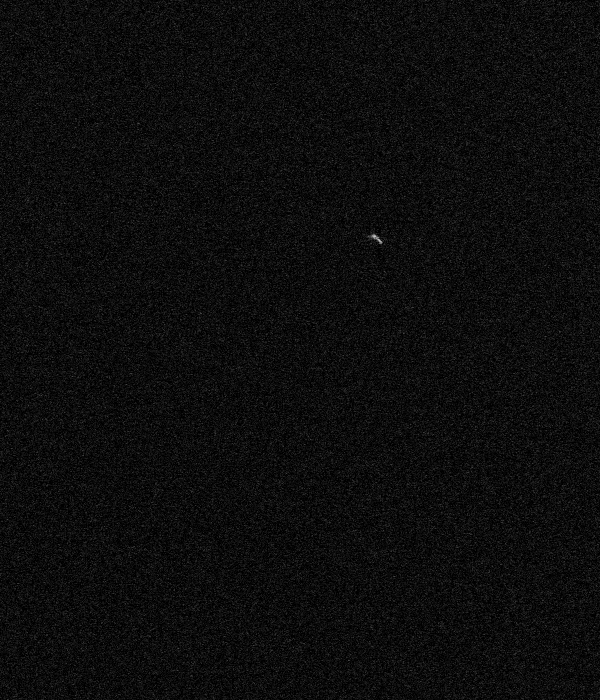
#> input picture data/ship/700_ship.png, 600 x 700 px, found by its file name
$ jupyter execute 3_5_1_ship_signal_distribution.ipynb
#> lines starting #> are read from the running program, lines starting #| are printed output that depends on the picture; after the words box and inside, x2 and y2 are one past the last pixel; in counts of white or black regions, pixels touching at a corner belong together
# ３章５節１項 船舶の信号分布の解析

## 概要
海上船舶の後方散乱の解析を行います。

## 使用データ

| 項目 | 情報 |
| ---- | ---- |
| 衛星 | Sentinel-1 |
| データリンク | [Github](../data/ship/700_ship.png) |
| 画像クレジット| © ESA Copernicus Sentinel-1 |

## Ship Signal Analysis

[cell 1]
import os
import numpy as np
import warnings
import tifffile
import cv2
import matplotlib.pyplot as plt
warnings.filterwarnings("ignore")

PATH_OUTPUT = os.path.join('output', f'3_5_1')
os.makedirs(PATH_OUTPUT, exist_ok=True)

[cell 2]
input_image = cv2.imread("700_ship.png", cv2.IMREAD_GRAYSCALE)
#> input_image is the input picture: shape (700, 600); min 0, max 198, mean 12.9

[cell 3]
pixel_ship_center = np.array((238, 376))

[cell 4]
background_size = 36  # 背景領域のサイズ
pixel_size = 8        # ピクセルのブロックサイズ


pixel_block = input_image[
    pixel_ship_center[0]-background_size//2:pixel_ship_center[0]+background_size//2,
    pixel_ship_center[1]-background_size//2:pixel_ship_center[1]+background_size//2,]
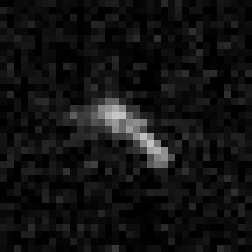
#> pixel_block: shape (36, 36) (shown 7 times larger); min 0, max 198, mean 18

mask_foreground = np.zeros_like(pixel_block, dtype='bool')
mask_foreground[
    background_size//2-pixel_size//2:background_size//2+pixel_size//2,
    background_size//2-pixel_size//2:background_size//2+pixel_size//2,] = True

# center the ship in the block
pixel_foreground = pixel_block[mask_foreground]
#> pixel_foreground = 64 values, max 198 at index 18, min 0 at index 5, mean 81.45
pixel_background = pixel_block[~mask_foreground]
#> pixel_background = 1232 values, max 176 at index 714, min 0 at index 43, mean 14.73

mask_foreground_img = mask_foreground.astype('uint8') * 255

# plot the blocks
plt.figure(figsize=(12, 5), facecolor='w' , edgecolor='k', dpi=100)
plt.subplot(1, 3, 1)
plt.imshow(pixel_block, cmap='gray')
plt.imshow(mask_foreground_img, cmap='plasma', alpha=0.5)
plt.title('Foreground Block')
plt.subplot(1, 3, 2)
plt.imshow(pixel_block, cmap='gray')
plt.imshow(255 - mask_foreground_img, cmap='plasma', alpha=0.5)
plt.title('Background Block')
plt.subplot(1, 3, 3)
plt.imshow(pixel_block, cmap='gray')
plt.title('Ship Block')
plt.tight_layout()
plt.savefig(os.path.join(PATH_OUTPUT, 'cfar_blocks.png'))
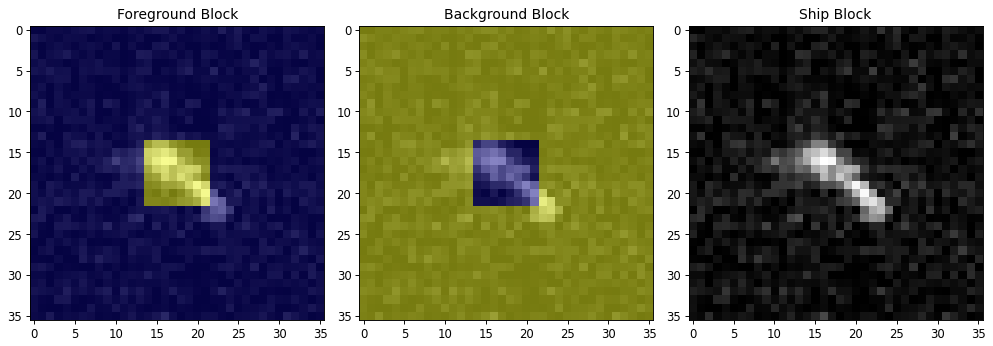
#> figure drawn by matplotlib, 3 panels
plt.show();plt.clf();plt.close()

# plot histogram
plt.figure(figsize=(12, 4), facecolor='w' , edgecolor='k', dpi=100)
plt.hist(pixel_foreground.ravel(), bins=background_size, color='r', alpha=0.5,
         label='Foreground',density=True)
plt.hist(pixel_background.ravel(), bins=background_size, color='b', alpha=0.5,
         label='Background',density=True)
plt.legend()
plt.ylabel('Probability Density')
plt.xlabel('Pixel Intensity')
plt.title('Pixel Intensity Histogram')
plt.tight_layout()
plt.savefig(os.path.join(PATH_OUTPUT, 'cfar_histogram.png'))
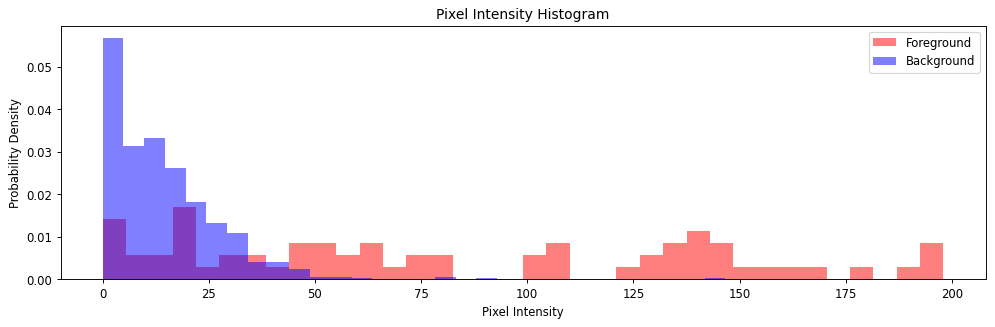
#> figure drawn by matplotlib, 1 panel; tallest bar 0.017 high, from x = 16.5 to 22; tallest bar 0.0568 high, from x = 0 to 4.89
plt.show();plt.clf();plt.close()

[cell 5]
# gaussian fit
from scipy.stats import norm

def gaussian(x, mu, sigma):
    return 1/(sigma * np.sqrt(2 * np.pi)) * np.exp(- (x - mu)**2 / (2 * sigma**2))

def fit_gaussian(data):
    mu, std = norm.fit(data)
#> mu = 81.45; std = 59.74
    return mu, std

foreground_mu, foreground_std = fit_gaussian(pixel_foreground)
#> foreground_mu = 81.45; foreground_std = 59.74
background_mu, background_std = fit_gaussian(pixel_background)
#> background_mu = 14.73; background_std = 15.96

print(f"Foreground: mu={foreground_mu:.2f}, std={foreground_std:.2f}")
#| Foreground: mu=81.45, std=59.74
print(f"Background: mu={background_mu:.2f}, std={background_std:.2f}")
#| Background: mu=14.73, std=15.96

[cell 6]
threshold_strong, threshold_weak = 4, 3
sum_foreground = np.sum(pixel_foreground)
#> sum_foreground = 5213
sum_background = np.sum(pixel_background)
#> sum_background = 18142

norm_foreground = sum_foreground / len(pixel_foreground)
#> norm_foreground = 81.45
norm_background = sum_background / len(pixel_background)
#> norm_background = 14.73

print(f"Foreground Norm: {norm_foreground:.2f} | Background Norm: {norm_background:.2f}")
#| Foreground Norm: 81.45 | Background Norm: 14.73

score_strong = threshold_strong * norm_background
#> score_strong = 58.9
score_weak = threshold_weak * norm_background
#> score_weak = 44.18
norm_block = np.mean(pixel_block)
#> norm_block = 18.02

print(f"Check --> Score: {score_strong:.2f} VS Block Norm: {norm_block:.2f}")
#| Check --> Score: 58.90 VS Block Norm: 18.02

[cell 7]
# plot histogram
plt.figure(figsize=(12, 4), facecolor='w' , edgecolor='k', dpi=100)
plt.hist(pixel_foreground.ravel(), bins=background_size, color='r', alpha=0.5,
         label='Foreground',density=True)
plt.hist(pixel_background.ravel(), bins=background_size, color='b', alpha=0.5,
            label='Background',density=True)
plt.plot(np.linspace(0, 200, 1000),
         gaussian(np.linspace(0, 200, 1000), foreground_mu, foreground_std),
            color='r', linestyle='--', label='Foreground Gaussian Fit')
plt.plot(np.linspace(0, 200, 1000),
         gaussian(np.linspace(0, 200, 1000), background_mu, background_std),
            color='b', linestyle='--', label='Background Gaussian Fit')
plt.axvline(score_strong, color='y', linestyle='-', label=f'Score [Threshold={threshold_strong}]')
plt.axvline(score_weak, color='orange', linestyle='-', label=f'Score [Threshold={threshold_weak}]')
plt.axvline(norm_block, color='b', linestyle='-', label='Block Average')

plt.legend()
plt.ylabel('Probability Density')
plt.xlabel('Pixel Intensity')
plt.title('Pixel Intensity Histogram with Gaussian Fit')
plt.tight_layout()
plt.savefig(os.path.join(PATH_OUTPUT, 'cfar_histogram_fit.png'))
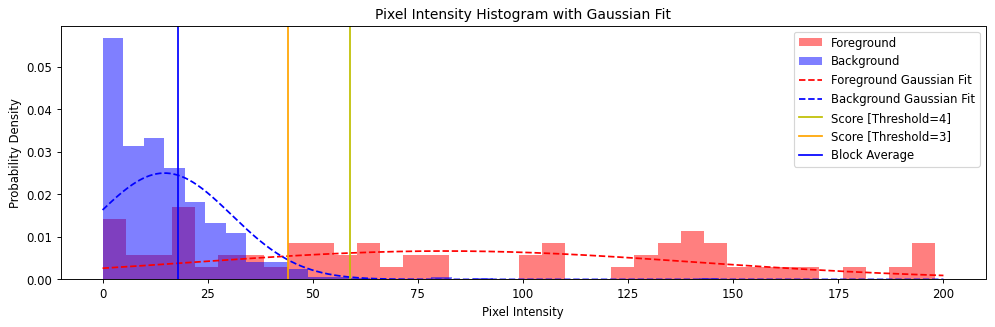
#> figure drawn by matplotlib, 1 panel; tallest bar 0.017 high, from x = 16.5 to 22; tallest bar 0.0568 high, from x = 0 to 4.89; curve peaks at x = 81.48, y = 0.00668; curve peaks at x = 14.81, y = 0.025
plt.show();plt.clf();plt.close()

is_ship_strong = pixel_block > score_strong
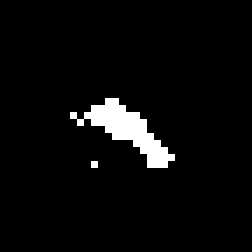
#> is_ship_strong: shape (36, 36) bool (shown 7 times larger); 4.1% white; 2 white regions (1 under 20 px), largest, box (x1, y1, x2, y2) and area: (10, 14, 25, 24) 52
is_ship_weak = pixel_block > score_weak
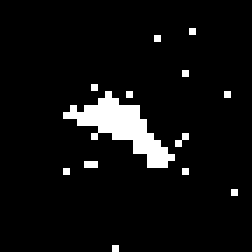
#> is_ship_weak: shape (36, 36) bool (shown 7 times larger); 6% white; 13 white regions (12 under 20 px), largest, box (x1, y1, x2, y2) and area: (9, 13, 25, 24) 64

is_ship = np.zeros_like(pixel_block, dtype=np.uint8)
is_ship[is_ship_weak] = score_weak
is_ship[is_ship_strong] = score_strong
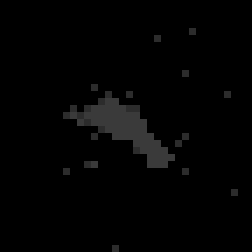
#> is_ship: shape (36, 36) (shown 7 times larger); min 0, max 58, mean 3.2

# plot the blocks
plt.figure(figsize=(12, 6), facecolor='w' , edgecolor='k', dpi=100)
plt.subplot(1, 2, 1)
plt.imshow(pixel_block, cmap='gray')
plt.imshow(is_ship, cmap='plasma', alpha=0.5)
plt.colorbar(shrink=0.6)
plt.title(f'Detected Ship Score [Strong:{score_strong:.1f} Weak:{score_weak:.1f}]')
plt.subplot(1, 2, 2)
plt.imshow(pixel_block, cmap='gray')
plt.colorbar(shrink=0.6)
plt.title(f'Ship Block Intensity [Available:{norm_block:.1f}]')
plt.tight_layout()
plt.savefig(os.path.join(PATH_OUTPUT, 'cfar_detected_ship.png'))
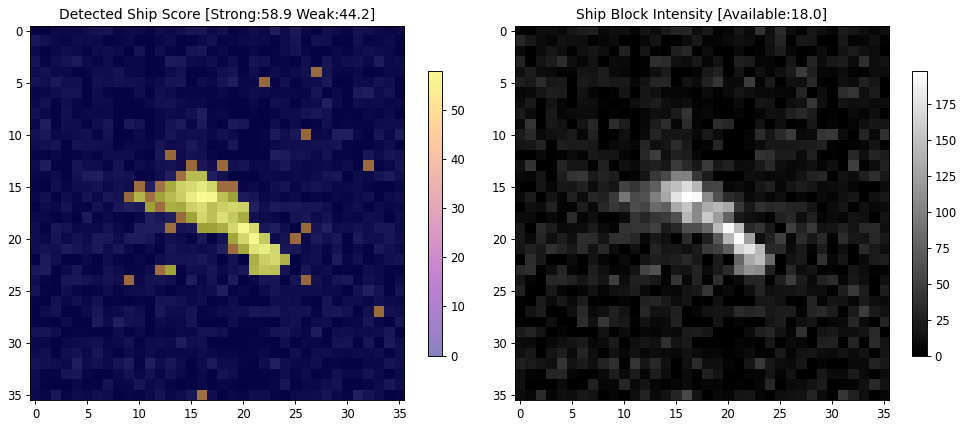
#> figure drawn by matplotlib, 4 panels
plt.show();plt.clf();plt.close()
